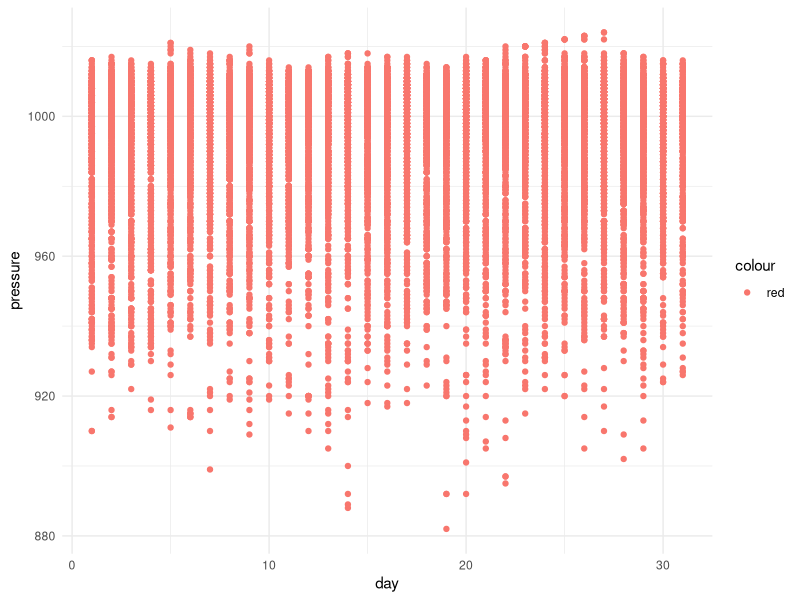

Reproduce this figure in R.
## ---- chunk 1
library(tidyverse)

storms |>
  ggplot() +
  geom_point(aes(x = day, y = pressure, color = "red")) +
  theme_minimal()
  
## ---- chunk 2
#| echo: false
2 * 2
